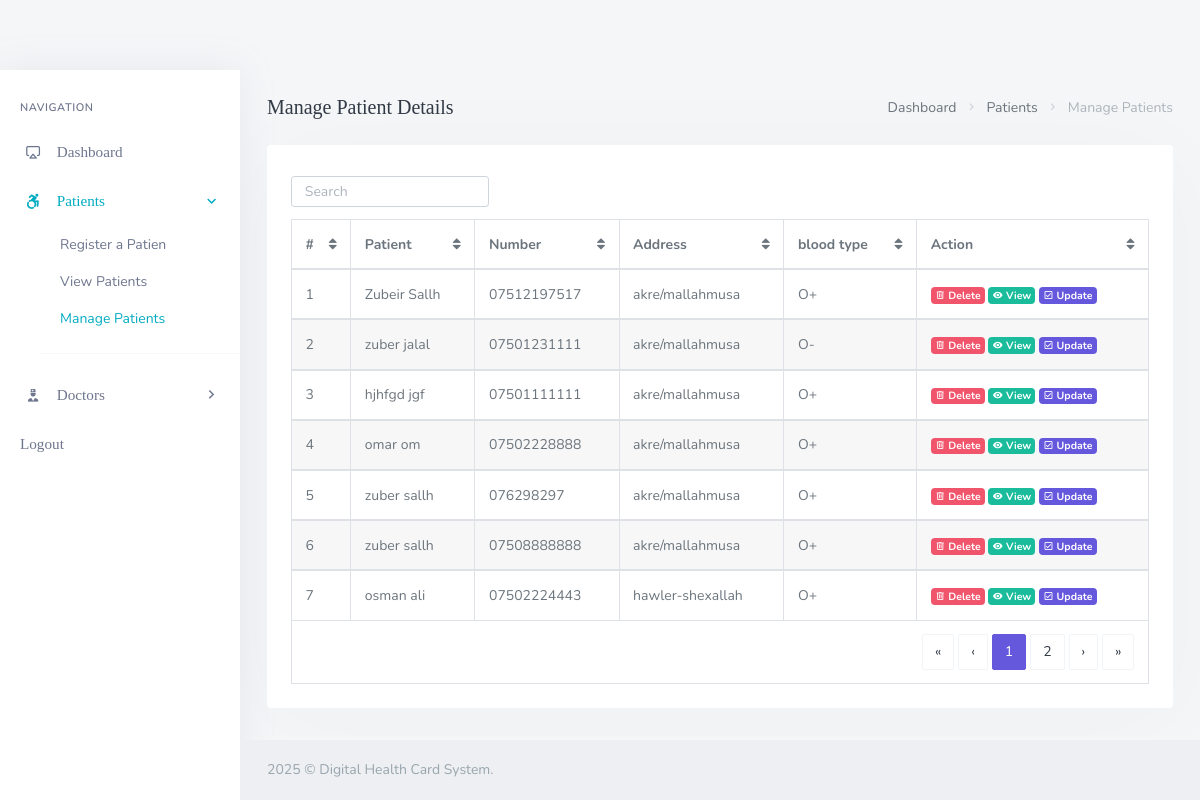
Page /backend/admin/his_admin_manage_patient.php on the committed database.
### tables this page shows
CREATE TABLE `patient` (
  `patient_id` int(11) NOT NULL,
  `first_name` varchar(50) NOT NULL,
  `last_name` varchar(50) NOT NULL,
  `date_of_birth` date NOT NULL,
  `address` varchar(255) DEFAULT NULL,
  `contact_information` varchar(255) DEFAULT NULL,
  `emergency_contact_detail` varchar(255) DEFAULT NULL,
  `blood_type` varchar(3) DEFAULT NULL,
  `past_illnesses` text DEFAULT NULL,
  `surgeries` text DEFAULT NULL,
  `chronic_conditions` text DEFAULT NULL,
  `family_medical_history` text DEFAULT NULL,
  `medication` longtext DEFAULT NULL CHECK (json_valid(`medication`)),
  `allergies` text DEFAULT NULL,
  `investigations` longblob DEFAULT NULL,
  `patient_password` varchar(255) NOT NULL,
  `pat_date_joined` datetime NOT NULL DEFAULT current_timestamp(),
  `qr_code_image_path` varchar(255) DEFAULT NULL
);

### backend/admin/his_admin_manage_patient.php (the view, shortened to what this page needs)
<?php
  include('assets/inc/config.php');
?>
<!DOCTYPE html>
<html lang="en">
<?php include('assets/inc/head.php');?>
    <body>
        <div id="wrapper">
                <?php include("assets/inc/sidebar.php");?>
            <div class="content-page">
                <div class="content">
                    <div class="container-fluid">
                        <div class="row">
                            <div class="col-12">
                                <div class="page-title-box">
                                    <div class="page-title-right">
                                        <ol class="breadcrumb m-0">
                                            <li class="breadcrumb-item"><a href="javascript: void(0);">Dashboard</a></li>
                                            <li class="breadcrumb-item"><a href="javascript: void(0);">Patients</a></li>
                                            <li class="breadcrumb-item active">Manage Patients</li>
                                        </ol>
                                    </div>
                                    <h4 class="page-title">Manage Patient Details</h4>
                                </div>
                            </div>
                        </div>
                        <div class="row">
                            <div class="col-12">
                                <div class="card-box">
                                    <div class="mb-2">
                                        <div class="row">
                                            <div class="col-12 text-sm-center form-inline" >
                                                <div class="form-group">
                                                    <input id="demo-foo-search" type="text" placeholder="Search" class="form-control form-control-sm" autocomplete="on">
                                                </div>
                                            </div>
                                        </div>
                                    </div>
                                    <div class="table-responsive">
                                        <table id="demo-foo-filtering" class="table table-bordered toggle-circle mb-0" data-page-size="7">
                                            <thead>
                                            <tr>
                                                <th>#</th>
                                                <th data-toggle="true">Patient</th>
                                                <th data-hide="phone">Number</th>
                                                <th data-hide="phone">Address</th>
                                                <th data-hide="phone">blood type</th>
                                                <th data-hide="phone">Action</th>
                                            </tr>
                                            </thead>
                                            <?php
                                                $ret="SELECT * FROM  patient ORDER BY RAND() ";
                                                $stmt= $mysqli->prepare($ret) ;
                                                $stmt->execute() ;
                                                $res=$stmt->get_result();
                                                $cnt=1;
                                                while($row=$res->fetch_object())
                                                {
                                            ?>
                                                <tbody>
                                                <tr>
                                                    <td><?php echo $cnt;?></td>
                                                    <td><?php echo $row->first_name;?> <?php echo $row->last_name;?></td>
                                                    <td><?php echo $row->contact_information;?></td>
                                                    <td><?php echo $row->address;?></td>
                                                    <td><?php echo $row->blood_type;?></td>
                                                    <td>
                                                        <a href="his_admin_manage_patient.php?delete=<?php echo $row->patient_id;?>" class="badge badge-danger"><i class=" mdi mdi-trash-can-outline "></i> Delete</a>
                                                        <a href="his_admin_view_single_patient.php?patient_id=<?php echo $row->patient_id;?>&&pat_phone=<?php echo $row->contact_information;?>" class="badge badge-success"><i class="mdi mdi-eye"></i> View</a>
                                                        <a href="his_admin_update_single_patient.php?pat_id=<?php echo $row->patient_id;?>" class="badge badge-primary"><i class="mdi mdi-check-box-outline "></i> Update</a>
                                                    </td>
                                                </tr>
                                                </tbody>
                                            <?php  $cnt = $cnt +1 ; }?>
                                            <tfoot>
                                            <tr class="active">
                                                <td colspan="8">
                                                    <div class="text-right">
                                                        <ul class="pagination pagination-rounded justify-content-end footable-pagination m-t-10 mb-0"></ul>
                                                    </div>
                                                </td>
                                            </tr>
                                            </tfoot>
                                        </table>
                                    </div>
                                </div>
                            </div>
                        </div>
                    </div>
                </div>
                 <?php include('assets/inc/footer.php');?>
            </div>
        </div>
    </body>
</html>

### rows in the picture
patient: first_name "Zubeir", last_name "Sallh", contact_information "07512197517", address "akre/mallahmusa", blood_type "O+"
patient: first_name "zuber", last_name "jalal", contact_information "07501231111", address "akre/mallahmusa", blood_type "O-"
patient: first_name "hjhfgd", last_name "jgf", contact_information "07501111111", address "akre/mallahmusa", blood_type "O+"
patient: first_name "omar", last_name "om", contact_information "07502228888", address "akre/mallahmusa", blood_type "O+"
patient: first_name "zuber", last_name "sallh", contact_information "076298297", address "akre/mallahmusa", blood_type "O+"
patient: first_name "zuber", last_name "sallh", contact_information "07508888888", address "akre/mallahmusa", blood_type "O+"
patient: first_name "osman", last_name "ali", contact_information "07502224443", address "hawler-shexallah", blood_type "O+"
